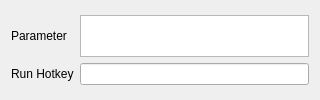
<?xml version="1.0" encoding="UTF-8"?>
<ui version="4.0">
 <class>SettingsDialog</class>
 <widget class="QDialog" name="SettingsDialog">
  <property name="geometry">
   <rect>
    <x>0</x>
    <y>0</y>
    <width>320</width>
    <height>100</height>
   </rect>
  </property>
  <property name="font">
   <font>
    <stylestrategy>PreferAntialias</stylestrategy>
   </font>
  </property>
  <property name="focusPolicy">
   <enum>Qt::ClickFocus</enum>
  </property>
  <property name="windowTitle">
   <string>SettingsDialog</string>
  </property>
  <layout class="QVBoxLayout" name="verticalLayout" stretch="1">
   <item>
    <widget class="QWidget" name="widget" native="true">
     <property name="sizePolicy">
      <sizepolicy hsizetype="Preferred" vsizetype="Fixed">
       <horstretch>0</horstretch>
       <verstretch>0</verstretch>
      </sizepolicy>
     </property>
     <property name="focusPolicy">
      <enum>Qt::ClickFocus</enum>
     </property>
     <layout class="QGridLayout" name="gridLayout">
      <property name="leftMargin">
       <number>0</number>
      </property>
      <property name="topMargin">
       <number>0</number>
      </property>
      <property name="rightMargin">
       <number>0</number>
      </property>
      <property name="bottomMargin">
       <number>0</number>
      </property>
      <item row="0" column="0">
       <widget class="QLabel" name="parameterLbl">
        <property name="focusPolicy">
         <enum>Qt::ClickFocus</enum>
        </property>
        <property name="text">
         <string>Parameter</string>
        </property>
       </widget>
      </item>
      <item row="0" column="1">
       <widget class="QTextEdit" name="parameterEdit">
        <property name="maximumSize">
         <size>
          <width>16777215</width>
          <height>42</height>
         </size>
        </property>
       </widget>
      </item>
      <item row="1" column="0">
       <widget class="QLabel" name="hotkeyLbl">
        <property name="focusPolicy">
         <enum>Qt::ClickFocus</enum>
        </property>
        <property name="text">
         <string>Run Hotkey</string>
        </property>
       </widget>
      </item>
      <item row="1" column="1">
       <widget class="KeyCombinationInputer" name="hotkeyEdit">
        <property name="toolTip">
         <string>&lt;html&gt;&lt;head/&gt;&lt;body&gt;&lt;p&gt;Keying the ESC to cancel and keying the Delete to remove hotkey.&lt;/p&gt;&lt;/body&gt;&lt;/html&gt;</string>
        </property>
       </widget>
      </item>
     </layout>
    </widget>
   </item>
  </layout>
 </widget>
 <customwidgets>
  <customwidget>
   <class>KeyCombinationInputer</class>
   <extends>QLineEdit</extends>
   <header>app/keycombination_inputer.h</header>
  </customwidget>
 </customwidgets>
 <resources/>
 <connections/>
</ui>
